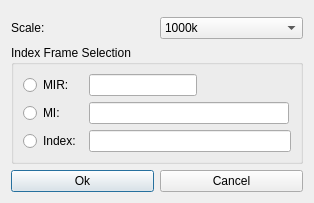
<?xml version="1.0" encoding="UTF-8"?>
<ui version="4.0">
 <class>Dialog</class>
 <widget class="QDialog" name="Dialog">
  <property name="geometry">
   <rect>
    <x>0</x>
    <y>0</y>
    <width>314</width>
    <height>202</height>
   </rect>
  </property>
  <property name="windowTitle">
   <string>Create Frame</string>
  </property>
  <layout class="QGridLayout" name="gridLayout_2">
   <item row="0" column="0">
    <widget class="ConnectionWidget" name="widget" native="true"/>
   </item>
   <item row="1" column="0">
    <layout class="QHBoxLayout" name="horizontalLayout_7">
     <item>
      <widget class="QLabel" name="label">
       <property name="text">
        <string>Scale:</string>
       </property>
      </widget>
     </item>
     <item>
      <widget class="QComboBox" name="scaleCombo">
       <item>
        <property name="text">
         <string>1000k</string>
        </property>
       </item>
       <item>
        <property name="text">
         <string>500k</string>
        </property>
       </item>
       <item>
        <property name="text">
         <string>250k</string>
        </property>
       </item>
       <item>
        <property name="text">
         <string>100k</string>
        </property>
       </item>
       <item>
        <property name="text">
         <string>50k</string>
        </property>
       </item>
       <item>
        <property name="text">
         <string>25k</string>
        </property>
       </item>
       <item>
        <property name="text">
         <string>10k</string>
        </property>
       </item>
       <item>
        <property name="text">
         <string>5k</string>
        </property>
       </item>
       <item>
        <property name="text">
         <string>2k</string>
        </property>
       </item>
       <item>
        <property name="text">
         <string>1k</string>
        </property>
       </item>
      </widget>
     </item>
    </layout>
   </item>
   <item row="2" column="0">
    <widget class="QGroupBox" name="Spatia">
     <property name="title">
      <string>Index Frame Selection</string>
     </property>
     <layout class="QGridLayout" name="gridLayout">
      <item row="0" column="0">
       <layout class="QHBoxLayout" name="horizontalLayout">
        <item>
         <widget class="QRadioButton" name="mirRadioButton">
          <property name="minimumSize">
           <size>
            <width>60</width>
            <height>0</height>
           </size>
          </property>
          <property name="text">
           <string>MIR:</string>
          </property>
         </widget>
        </item>
        <item>
         <widget class="QLineEdit" name="mirLineEdit"/>
        </item>
        <item>
         <spacer name="horizontalSpacer">
          <property name="orientation">
           <enum>Qt::Horizontal</enum>
          </property>
          <property name="sizeHint" stdset="0">
           <size>
            <width>88</width>
            <height>20</height>
           </size>
          </property>
         </spacer>
        </item>
       </layout>
      </item>
      <item row="1" column="0">
       <layout class="QHBoxLayout" name="horizontalLayout_2">
        <item>
         <widget class="QRadioButton" name="miRadioButton">
          <property name="minimumSize">
           <size>
            <width>60</width>
            <height>0</height>
           </size>
          </property>
          <property name="text">
           <string>MI:</string>
          </property>
         </widget>
        </item>
        <item>
         <widget class="QLineEdit" name="miLineEdit">
          <property name="minimumSize">
           <size>
            <width>200</width>
            <height>0</height>
           </size>
          </property>
         </widget>
        </item>
        <item>
         <spacer name="horizontalSpacer_2">
          <property name="orientation">
           <enum>Qt::Horizontal</enum>
          </property>
          <property name="sizeHint" stdset="0">
           <size>
            <width>40</width>
            <height>20</height>
           </size>
          </property>
         </spacer>
        </item>
       </layout>
      </item>
      <item row="2" column="0">
       <layout class="QHBoxLayout" name="horizontalLayout_3">
        <item>
         <widget class="QRadioButton" name="inomRadioButton">
          <property name="minimumSize">
           <size>
            <width>60</width>
            <height>0</height>
           </size>
          </property>
          <property name="text">
           <string>Index:</string>
          </property>
         </widget>
        </item>
        <item>
         <widget class="QLineEdit" name="inomLineEdit"/>
        </item>
       </layout>
      </item>
     </layout>
    </widget>
   </item>
   <item row="3" column="0">
    <layout class="QHBoxLayout" name="horizontalLayout_8">
     <item>
      <widget class="QPushButton" name="okButton">
       <property name="text">
        <string>Ok</string>
       </property>
      </widget>
     </item>
     <item>
      <widget class="QPushButton" name="cancelButton">
       <property name="text">
        <string>Cancel</string>
       </property>
      </widget>
     </item>
    </layout>
   </item>
  </layout>
 </widget>
 <customwidgets>
  <customwidget>
   <class>ConnectionWidget</class>
   <extends>QWidget</extends>
   <header>DsgTools.gui.CustomWidgets.connectionWidget.h</header>
   <container>1</container>
  </customwidget>
 </customwidgets>
 <resources/>
 <connections/>
</ui>
